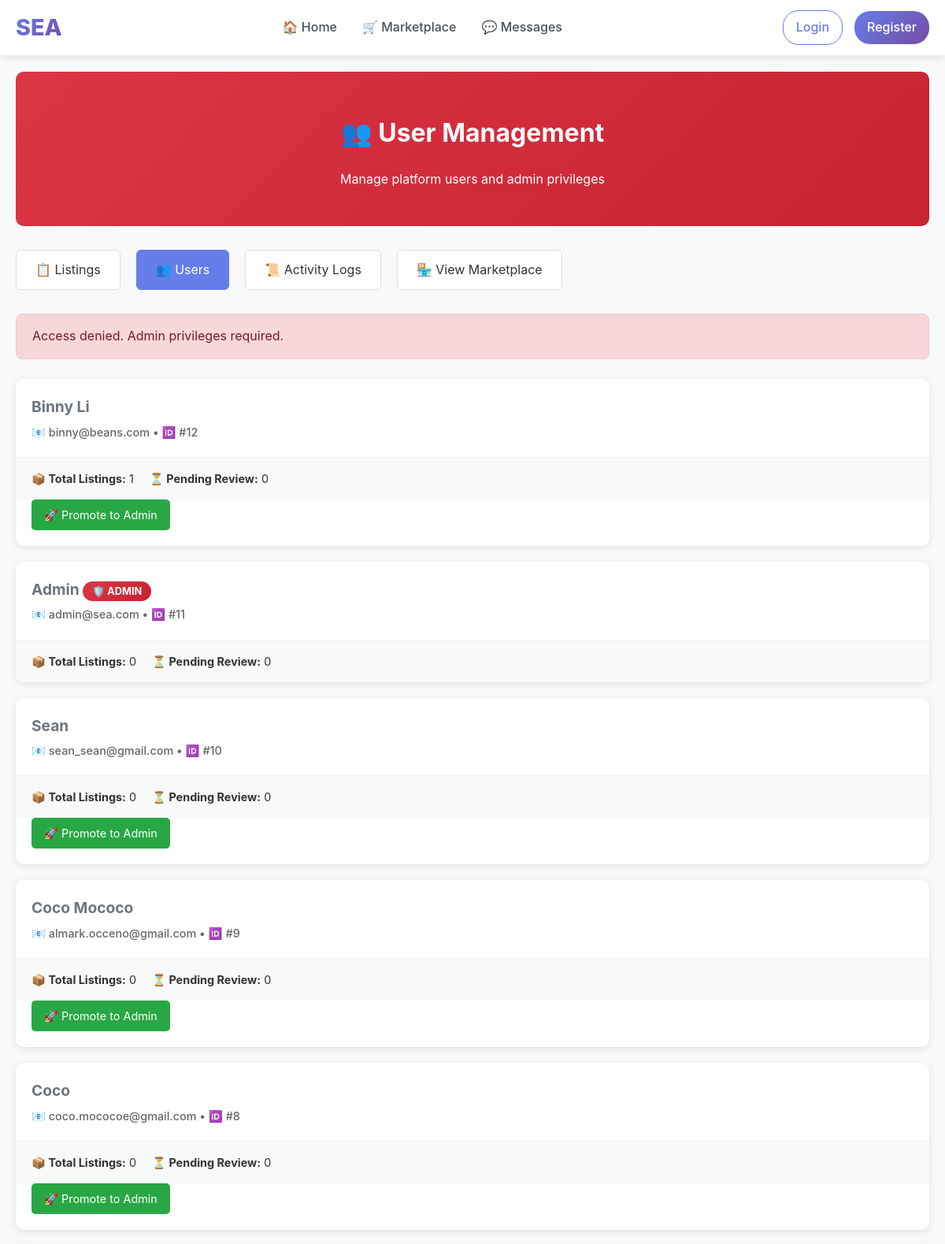
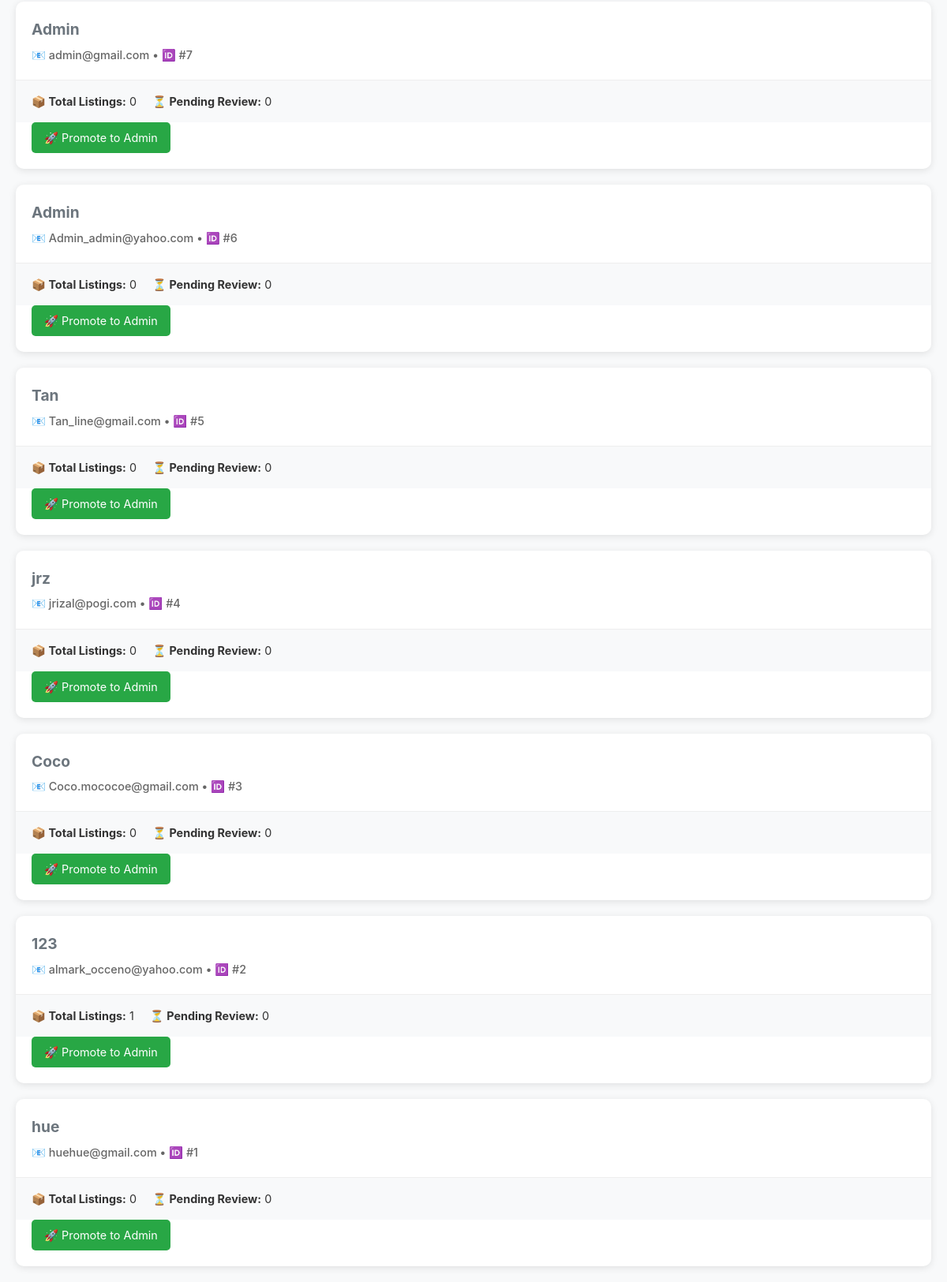
Screenshot of /admin/users with the database file from the repository (2 pictures, top to bottom).
### tables this page shows
CREATE TABLE students (
        student_id INTEGER PRIMARY KEY AUTOINCREMENT,
        name TEXT NOT NULL,
        email TEXT UNIQUE NOT NULL,
        password TEXT NOT NULL,
        org TEXT
    , is_admin INTEGER DEFAULT 0);

### app.py (the view)
@app.route('/admin/users')
def admin_users():
    if not require_admin():
        return redirect(url_for('home'))
    conn = get_db_connection()
    cur = conn.cursor()
    cur.execute("""
        SELECT s.*,
               COUNT(i.item_id) as item_count,
               COUNT(CASE WHEN i.moderation_status = 'pending' THEN 1 END) as pending_items
        FROM students s
        LEFT JOIN items i ON s.student_id = i.student_id
        GROUP BY s.student_id
        ORDER BY s.student_id DESC
    """)
    users = [dict(row) for row in cur.fetchall()]
    conn.close()
    return render_template('admin/users.html', users=users)

### app.py (called while the page is built, shortened)
def get_db_connection():
    db_path = os.path.join(BASE_DIR, 'database', 'marketplace.db')
    conn = sqlite3.connect(db_path, timeout=30.0)
    conn.row_factory = sqlite3.Row
    conn.execute('PRAGMA journal_mode=WAL;')
    return conn

def require_login():
    if 'user_id' not in session:
        return False

@app.context_processor
def inject_csrf_token():
    return dict(csrf_token=generate_csrf_token)

@app.context_processor
def inject_admin_status():
    return dict(is_admin_user=is_admin())

def is_admin():
    if not require_login():
        return False

def require_admin():
    if not is_admin():
        flash("Access denied. Admin privileges required.", "error")
        return redirect(url_for('home'))
    return True

### templates/admin/users.html (shortened to what this page needs)
{% extends "base.html" %}
{% block content %}
<div class="admin-page">
  <div class="admin-header">
    <h1>👥 User Management</h1>
    <p>Manage platform users and admin privileges</p>
  </div>
  <div class="admin-nav">
    <a href="{{ url_for('admin_dashboard') }}">📋 Listings</a>
    <a href="{{ url_for('admin_users') }}" class="active">👥 Users</a>
    <a href="{{ url_for('admin_logs') }}">📜 Activity Logs</a>
    <a href="{{ url_for('marketplace') }}">🏪 View Marketplace</a>
  </div>
  {% with messages = get_flashed_messages(with_categories=true) %}
    {% if messages %}
      {% for category, message in messages %}
        <div class="alert {{ category }}">
          {{ message }}
        </div>
      {% endfor %}
    {% endif %}
  {% endwith %}
  <div class="users-grid">
    {% for user in users %}
    <div class="user-card">
      <div class="user-header">
        <div class="user-info">
          <div class="user-name">
            {{ user.name }}
            {% if user.is_admin %}
              <span class="admin-badge">🛡️ ADMIN</span>
            {% endif %}
          </div>
          <div class="user-meta">
            📧 {{ user.email }} • 🆔 #{{ user.student_id }}
          </div>
        </div>
      </div>
      <div class="user-stats">
        <div><strong>📦 Total Listings:</strong> {{ user.item_count }}</div>
        <div><strong>⏳ Pending Review:</strong> {{ user.pending_items }}</div>
      </div>
      {% if not user.is_admin and user.student_id != session.user_id %}
      <div class="user-actions">
        <a href="{{ url_for('promote_user', user_id=user.student_id) }}"
           class="btn-action btn-promote"
           onclick="return confirm('Promote {{ user.name }} to admin? This will give them full moderation privileges.')">
          🚀 Promote to Admin
        </a>
      </div>
      {% endif %}
    </div>
    {% endfor %}
  </div>
</div>
{% endblock %}

### templates/base.html (style rules this page uses)
* { box-sizing: border-box; }
body { margin: 0; font-family: -apple-system, BlinkMacSystemFont, 'Segoe UI', Roboto, sans-serif; background: #f8f9fa; line-height: 1.6; color: #333; }
.user-info { color: #6c757d; font-size: 0.9rem; font-weight: 500; }

### templates/admin/users.html (style rules this page uses)
.admin-page { padding: 20px; max-width: 1200px; margin: 0 auto; }
.admin-header { background: linear-gradient(135deg, #dc3545 0%, #c82333 100%); color: white; padding: 30px; border-radius: 10px; margin-bottom: 30px; text-align: center; }
.admin-nav { display: flex; gap: 20px; margin-bottom: 30px; flex-wrap: wrap; }
.admin-nav a { background: #fff; color: #333; padding: 12px 24px; border-radius: 6px; text-decoration: none; border: 1px solid #ddd; transition: all 0.3s ease; }
.admin-nav a:hover, .admin-nav a.active { background: #667eea; color: white; border-color: #667eea; }
.users-grid { display: grid; gap: 20px; }
.user-card { background: white; border-radius: 10px; box-shadow: 0 2px 10px rgba(0,0,0,0.1); overflow: hidden; }
.user-header { display: flex; justify-content: space-between; align-items: center; padding: 20px; border-bottom: 1px solid #eee; }
.user-info { flex: 1; }
.user-name { font-size: 1.2rem; font-weight: bold; margin-bottom: 5px; }
.user-meta { color: #666; font-size: 0.9rem; }
.admin-badge { background: linear-gradient(135deg, #dc3545, #c82333); color: white; padding: 5px 12px; border-radius: 20px; font-size: 0.8rem; font-weight: bold; }
.user-stats { display: flex; gap: 20px; padding: 15px 20px; background: #f8f9fa; font-size: 0.9rem; }
.user-actions { display: flex; gap: 10px; padding: 0 20px 20px; }
.btn-action { padding: 8px 16px; border: none; border-radius: 5px; cursor: pointer; font-size: 0.9rem; text-decoration: none; display: inline-block; transition: all 0.3s ease; }
.btn-promote { background: #28a745; color: white; }
.alert { padding: 15px 20px; border-radius: 8px; margin-bottom: 25px; }
.alert.error { background: #f8d7da; color: #721c24; border: 1px solid #f5c6cb; }

### rows the page displays
students: name "Binny Li", email "binny@beans.com", student_id "12", item_count "1", pending_items "0"
students: name "Admin", is_admin "🛡️ ADMIN", email "admin@sea.com", student_id "11", item_count "0", pending_items "0"
students: name "Sean", email "sean_sean@gmail.com", student_id "10", item_count "0", pending_items "0"
students: name "Coco Mococo", email "almark.occeno@gmail.com", student_id "9", item_count "0", pending_items "0"
students: name "Coco", email "coco.mococoe@gmail.com", student_id "8", item_count "0", pending_items "0"
students: name "Admin", email "admin@gmail.com", student_id "7", item_count "0", pending_items "0"
students: name "Admin", email "Admin_admin@yahoo.com", student_id "6", item_count "0", pending_items "0"
students: name "Tan", email "Tan_line@gmail.com", student_id "5", item_count "0", pending_items "0"
students: name "jrz", email "jrizal@pogi.com", student_id "4", item_count "0", pending_items "0"
students: name "Coco", email "Coco.mococoe@gmail.com", student_id "3", item_count "0", pending_items "0"
students: name "123", email "almark_occeno@yahoo.com", student_id "2", item_count "1", pending_items "0"
students: name "hue", email "huehue@gmail.com", student_id "1", item_count "0", pending_items "0"

### other values shown
{{ message }} "Access denied. Admin privileges required."
